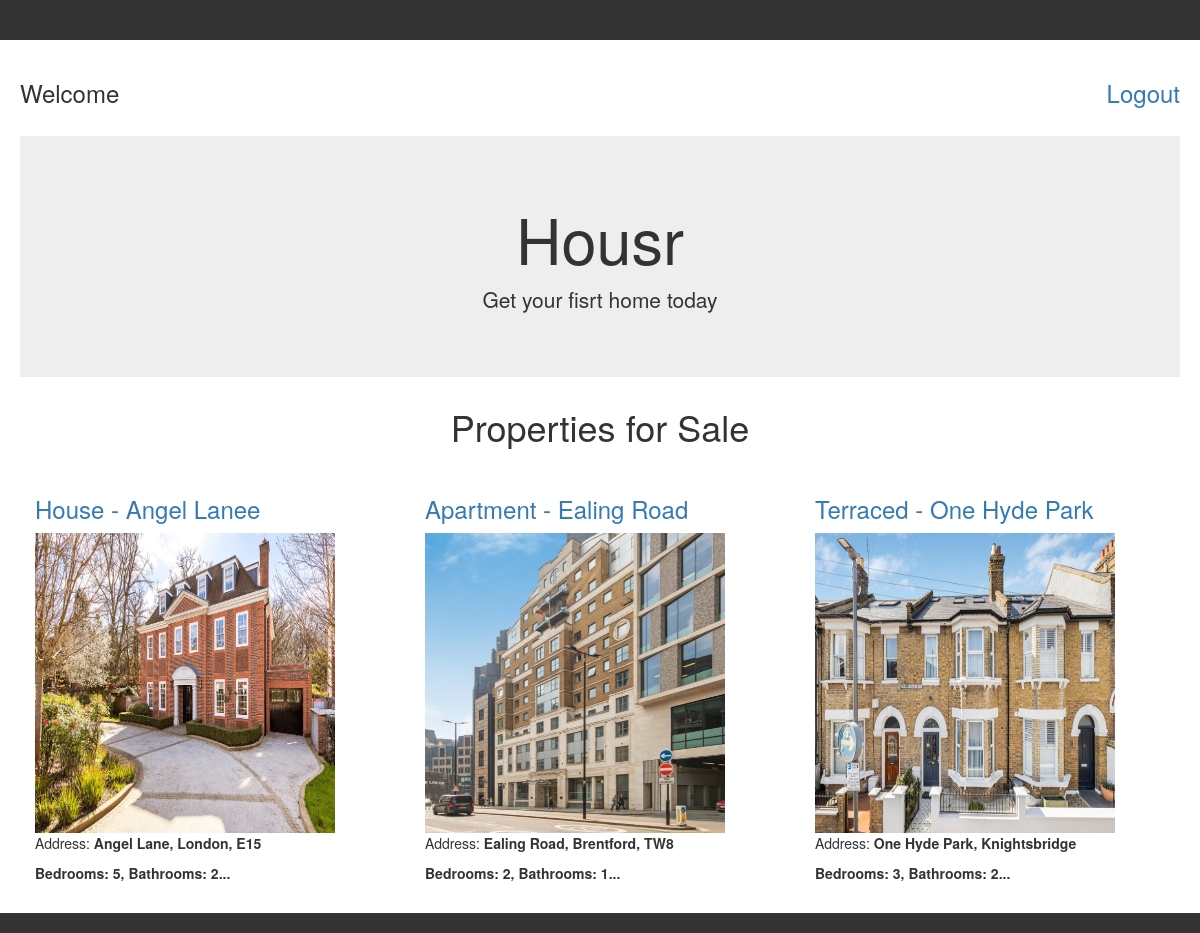
The page / on the database its author committed.
### housr_app/models.py (models this page shows, shortened)
class Property(models.Model):
    owner = models.ForeignKey(User, on_delete=models.CASCADE)
    title = models.CharField(max_length=255)
    description = models.TextField()
    price = models.DecimalField(max_digits=10, decimal_places=2)
    address = models.CharField(max_length=255)
    bedrooms = models.IntegerField()
    bathrooms = models.IntegerField()
    sqft = models.IntegerField()
    photo = models.ImageField(upload_to='properties/')
    available = models.BooleanField(default=True)
    created_at = models.DateTimeField(auto_now_add=True)
    updated_at = models.DateTimeField(auto_now=True)

### housr_app/views.py (the view)
# urls.py: path('', property_list, name='property_list'),
def property_list(request):
    properties = Property.objects.all()
    return render(request, 'property_list.html', {'properties': properties})

### templates/property_list.html (shortened to what this page needs)
{% extends 'base.html' %}
{% block content %}
  <link rel="stylesheet" href="https://maxcdn.bootstrapcdn.com/bootstrap/3.4.1/css/bootstrap.min.css">
  <h3>Welcome {{user.username}}                      <a class="pull-right" href="logout">Logout </a></h3><br>
<div class="jumbotron text-center">
    <h1>Housr</h1>
    <p>Get your fisrt home today</p>
  </div>
  <div align="center">
    <h1>Properties for Sale</h1>
  </div><br>
<div class="container">
  <div class="row">
    {% for propert in properties %}
    <div class="col-sm-4">
      <a href="{% url 'property_detail' propert.id %}">
        <h3>{{ propert.title }}</h3>
        <img width="300" height="300" src="{{ propert.photo.url }}">
      </a>
      <p>Address: <b>{{ propert.address }}</b></p>
      <p><b>Bedrooms: {{ propert.bedrooms }}, Bathrooms: {{ propert.bathrooms }}...</b></p>
    </div>
    {% endfor %}
  </div>
</div>
{% endblock %}

### templates/base.html (shortened to what this page needs)
{% load static %}
<!DOCTYPE html>
<html>
<head>
    <link rel="stylesheet" type="text/css" href="{% static 'css/base.css' %}">
</head>
<body>
    <div id="header">
    </div>
    <div id="content">
        {% block content %}{% endblock %}
    </div>
    <div id="footer">
    </div>
</body>
</html>

### static/base.css (style rules this page uses)
html, body, div, span, applet, object, iframe, h1, h2, h3, h4, h5, h6, p, blockquote, pre, a, abbr, acronym, address, big, cite, code, del, dfn, em, img, ins, kbd, q, s, samp, small, strike, strong, sub, sup, tt, var, b, u, i, center, dl, dt, dd, ol, ul, li, fieldset, form, label, legend, table, caption, tbody, tfoot, thead, tr, th, td, article, aside, canvas, details, embed, figure, figcaption, footer, header, hgroup, menu, nav, output, ruby, section, summary, time, mark, audio, video { margin: 0; padding: 0; border: 0; font-size: 100%; font: inherit; vertical-align: baseline; }
body { line-height: 1; }
body { font-family: Arial, sans-serif; background-color: #f1f1f1; }
#header { background-color: #333; color: #fff; padding: 20px; }
#content { padding: 20px; }
#footer { background-color: #333; color: #fff; text-align: center; padding: 10px; }

### rows shown on the page
Property: title "House - Angel Lanee", photo (picture), address "Angel Lane, London, E15", bedrooms "5", bathrooms "2"
Property: title "Apartment - Ealing Road", photo (picture), address "Ealing Road, Brentford, TW8", bedrooms "2", bathrooms "1"
Property: title "Terraced - One Hyde Park", photo (picture), address "One Hyde Park, Knightsbridge", bedrooms "3", bathrooms "2"
